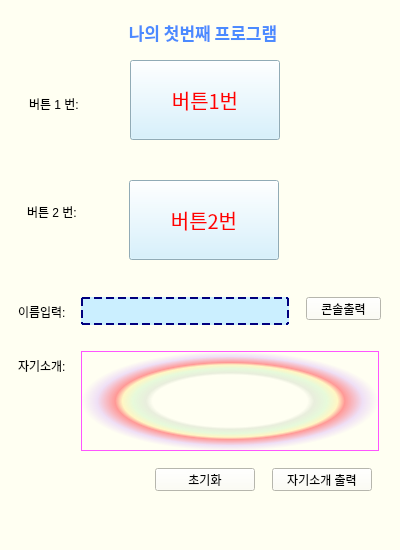
<?xml version="1.0" encoding="UTF-8"?>
<ui version="4.0">
 <class>MainWindow</class>
 <widget class="QMainWindow" name="MainWindow">
  <property name="geometry">
   <rect>
    <x>0</x>
    <y>0</y>
    <width>400</width>
    <height>550</height>
   </rect>
  </property>
  <property name="sizeIncrement">
   <size>
    <width>400</width>
    <height>400</height>
   </size>
  </property>
  <property name="font">
   <font>
    <family>HY목각파임B</family>
   </font>
  </property>
  <property name="windowTitle">
   <string>MainWindow</string>
  </property>
  <property name="styleSheet">
   <string notr="true">background-color:rgb(255, 255, 242)</string>
  </property>
  <widget class="QWidget" name="centralwidget">
   <widget class="QPushButton" name="btn1">
    <property name="geometry">
     <rect>
      <x>130</x>
      <y>60</y>
      <width>150</width>
      <height>80</height>
     </rect>
    </property>
    <property name="font">
     <font>
      <family>HY견명조</family>
      <pointsize>15</pointsize>
     </font>
    </property>
    <property name="styleSheet">
     <string notr="true">color:rgb(255, 0, 0);background-color:rgb(203, 239, 255)</string>
    </property>
    <property name="text">
     <string>버튼1번</string>
    </property>
   </widget>
   <widget class="QLabel" name="label">
    <property name="geometry">
     <rect>
      <x>29</x>
      <y>81</y>
      <width>82</width>
      <height>46</height>
     </rect>
    </property>
    <property name="text">
     <string>버튼 1 번:</string>
    </property>
   </widget>
   <widget class="QPushButton" name="btn2">
    <property name="geometry">
     <rect>
      <x>129</x>
      <y>180</y>
      <width>150</width>
      <height>80</height>
     </rect>
    </property>
    <property name="font">
     <font>
      <family>HY견명조</family>
      <pointsize>15</pointsize>
     </font>
    </property>
    <property name="styleSheet">
     <string notr="true">color:rgb(255, 0, 0);background-color:rgb(203, 239, 255)</string>
    </property>
    <property name="text">
     <string>버튼2번</string>
    </property>
   </widget>
   <widget class="QLabel" name="label_2">
    <property name="geometry">
     <rect>
      <x>27</x>
      <y>189</y>
      <width>82</width>
      <height>46</height>
     </rect>
    </property>
    <property name="text">
     <string>버튼 2 번:</string>
    </property>
   </widget>
   <widget class="QLineEdit" name="lineEdit">
    <property name="geometry">
     <rect>
      <x>81</x>
      <y>297</y>
      <width>208</width>
      <height>28</height>
     </rect>
    </property>
    <property name="styleSheet">
     <string notr="true">border-style:dashed; border-color:rgb(0, 0, 127); border-width:2px; background-color:rgb(203, 239, 255)</string>
    </property>
   </widget>
   <widget class="QLabel" name="label_3">
    <property name="geometry">
     <rect>
      <x>18</x>
      <y>306</y>
      <width>56</width>
      <height>12</height>
     </rect>
    </property>
    <property name="text">
     <string>이름입력: </string>
    </property>
   </widget>
   <widget class="QLabel" name="label_4">
    <property name="geometry">
     <rect>
      <x>90</x>
      <y>18</y>
      <width>226</width>
      <height>28</height>
     </rect>
    </property>
    <property name="font">
     <font>
      <family>문체부 돋음체</family>
      <pointsize>13</pointsize>
      <weight>75</weight>
      <bold>true</bold>
     </font>
    </property>
    <property name="layoutDirection">
     <enum>Qt::LeftToRight</enum>
    </property>
    <property name="styleSheet">
     <string notr="true">color:rgb(75, 138, 255)</string>
    </property>
    <property name="text">
     <string>나의 첫번째 프로그램</string>
    </property>
    <property name="alignment">
     <set>Qt::AlignCenter</set>
    </property>
   </widget>
   <widget class="QPushButton" name="btn3">
    <property name="geometry">
     <rect>
      <x>306</x>
      <y>297</y>
      <width>75</width>
      <height>23</height>
     </rect>
    </property>
    <property name="text">
     <string>콘솔출력</string>
    </property>
   </widget>
   <widget class="QTextEdit" name="textEdit">
    <property name="geometry">
     <rect>
      <x>81</x>
      <y>351</y>
      <width>298</width>
      <height>100</height>
     </rect>
    </property>
    <property name="styleSheet">
     <string notr="true">border-style:solid; border-color:rgb(255, 85, 255); border-width:1px; background-color:qradialgradient(spread:pad, cx:0.5, cy:0.5, radius:0.5, fx:0.5, fy:0.5, stop:0 rgba(0, 0, 0, 0), stop:0.52 rgba(0, 0, 0, 0), stop:0.565 rgba(82, 121, 76, 33), stop:0.65 rgba(159, 235, 148, 64), stop:0.721925 rgba(255, 238, 150, 129), stop:0.77 rgba(255, 128, 128, 204), stop:0.89 rgba(191, 128, 255, 64), stop:1 rgba(0, 0, 0, 0))</string>
    </property>
   </widget>
   <widget class="QLabel" name="label_5">
    <property name="geometry">
     <rect>
      <x>18</x>
      <y>360</y>
      <width>56</width>
      <height>12</height>
     </rect>
    </property>
    <property name="text">
     <string>자기소개:</string>
    </property>
   </widget>
   <widget class="QPushButton" name="btn4">
    <property name="geometry">
     <rect>
      <x>272</x>
      <y>468</y>
      <width>100</width>
      <height>23</height>
     </rect>
    </property>
    <property name="text">
     <string>자기소개 출력</string>
    </property>
   </widget>
   <widget class="QPushButton" name="btn5">
    <property name="geometry">
     <rect>
      <x>155</x>
      <y>468</y>
      <width>100</width>
      <height>23</height>
     </rect>
    </property>
    <property name="text">
     <string>초기화</string>
    </property>
   </widget>
  </widget>
  <widget class="QMenuBar" name="menubar">
   <property name="geometry">
    <rect>
     <x>0</x>
     <y>0</y>
     <width>400</width>
     <height>21</height>
    </rect>
   </property>
  </widget>
  <widget class="QStatusBar" name="statusbar"/>
 </widget>
 <resources/>
 <connections/>
</ui>
